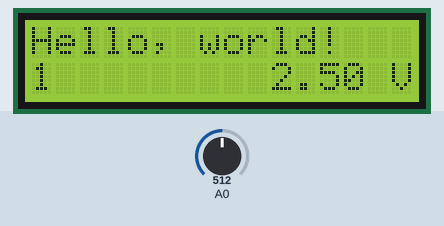
A sketch run on a simulated Arduino Uno, built with avr-gcc and run on an emulated ATmega328P. On the bench: 16×2 character LCD. Inputs (shaded band) come from the test bench; at power-on: A0 = 512.

Above: at 1.2 s.
1.3 s: A0 set to 716
At 2.7 s:
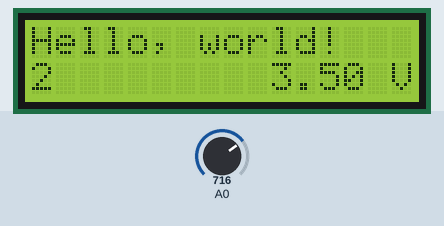
3.5 s: A0 set to 900
At 4.8 s:
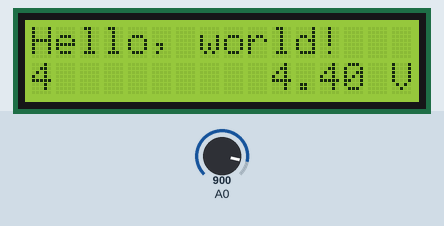
5.5 s: A0 set to 1023
At 6.8 s:
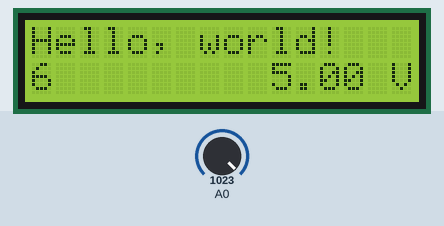
Timing chart, 0 to 8.5 s (numbered marks = the images above; inputs shaded):
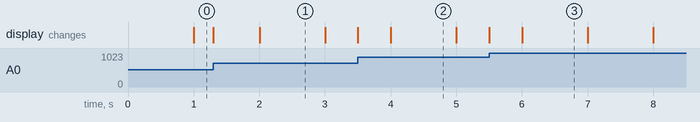

Measured:
- what the display in image 1 shows lasts 1.0 s, from 2.0 s to 3.0 s

The sketch:

LCDHelloPot.ino
```cpp
/*
  LCDHelloPot
  LiquidCrystal Library - Hello World with time and analog pot

  Tutorial:
  http://www.arduino.cc/en/Tutorial/LiquidCrystal
 */

// include the library code:
#include <LiquidCrystal.h>

// initialize the library with the numbers of the interface pins
//________________RS__E___D4_D5_D6_D7
LiquidCrystal lcd(12, 11, 5, 4, 3, 2);

void setup() {
  // set up the LCD's number of columns and rows:
  lcd.begin(16, 2);
  // Print a message to the LCD.
  lcd.print("Hello, world!");
}

void loop() {
  // set the cursor to column 0, line 1
  // (note: line 1 is the second row, since counting begins with 0):
  lcd.setCursor(0, 1);
  // print the number of seconds since reset:
  lcd.print(millis()/1000);
  lcd.setCursor(10, 1);
  lcd.print(5.0*analogRead(A0)/1023);
  lcd.setCursor(15, 1);
  lcd.print("V");
}
```
